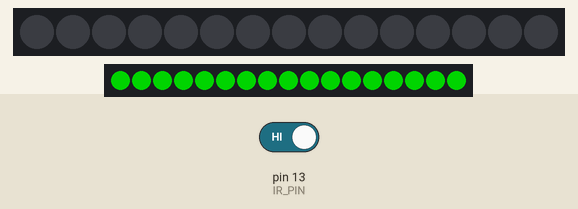
Bench run of a sketch on a simulated Arduino Uno, built with avr-gcc and run on an emulated ATmega328P. On the bench: 15 RGB LEDs in strip order, left to right, 17 RGB LEDs in strip order, left to right. The test bench sets the inputs (shaded band); at power-on: pin 13 (IR_PIN) HIGH. Dim RGB values are drawn brighter than linear.

Above: at 17.6 s.
17.7 s: pin 13 (IR_PIN) driven LOW
At 25.5 s:
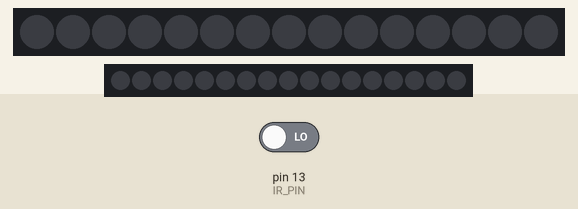
At 37.34 s:
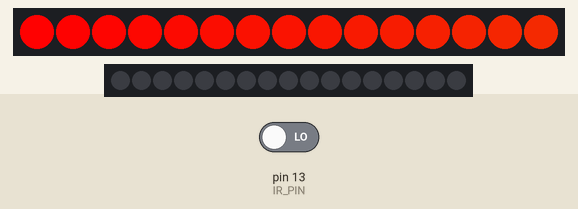
39.2 s: pin 13 (IR_PIN) driven HIGH
At 47.38 s:
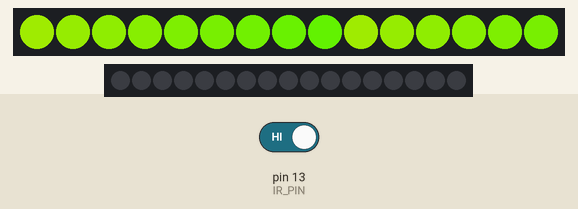

The sketch:

rqinbowCube_IR_twostrips2024.ino
```cpp
#include <FastLED.h>
#include <elapsedMillis.h>

#define NUM_LEDS_CUBE 15
#define IR_PIN 13
#define LED_PIN_CUBE 11

#define LED_PIN 12
#define NUM_LEDS 17
#define GROUP_SIZE 3

CRGB leds[NUM_LEDS];
elapsedMillis elapsedTime; // Declare elapsedTime as a static variable
bool continueLoop = true;  // Flag to control loop continuation

CRGB ledscube[NUM_LEDS_CUBE];
bool ledStripState = false; // Initial state is OFF
unsigned long irSensorTimer = 0;

void setup() {
  Serial.begin(115200);
  FastLED.addLeds<WS2812B, LED_PIN_CUBE, GRB>(ledscube, NUM_LEDS_CUBE);
  FastLED.addLeds<WS2812B, LED_PIN, GRB>(leds, NUM_LEDS);

  pinMode(IR_PIN, INPUT);
}

void toggleLEDState() {
  static bool lastIrState = HIGH;
  static unsigned long sensorInterruptedTime = 0;

  // Read the current state of the IR sensor
  bool currentIrState = digitalRead(IR_PIN);

  // Check if the IR state has changed
  if (currentIrState != lastIrState) {
    // Update the timer when the state changes
    sensorInterruptedTime = millis();
    lastIrState = currentIrState;
  }

  // Check if the sensor has been interrupted for more than 10 seconds
  if (currentIrState == LOW && millis() - sensorInterruptedTime >= 10000) {
    // Toggle LED strip state
    ledStripState = !ledStripState;

    // Reset the timer
    sensorInterruptedTime = millis();
  }
}

void ledStripWithBlink(int speed, int runTime) {
  unsigned long startTime = millis();
  unsigned long currentTime;

  const int blinkDuration = 10000;  // 10 seconds
  const int blinkInterval = 500;   // 500 milliseconds (0.5 seconds)

  while (continueLoop && (millis() - startTime < runTime)) {
    // Move the group of 3 blue LEDs from left to right
    for (int i = 0; i <= NUM_LEDS - GROUP_SIZE; ++i) {
      fill_solid(leds + i, GROUP_SIZE, CRGB::Blue); // Set a group of 3 LEDs to blue
      fill_solid(leds, i, CRGB::Red); // Set the background to red
      FastLED.show();
      delay(speed);
      fill_solid(leds + i, GROUP_SIZE, CRGB::Red); // Set the same group back to red
    }

    // Move the group of 3 blue LEDs from right to left
    for (int i = NUM_LEDS - GROUP_SIZE; i >= 0; --i) {
      fill_solid(leds + i, GROUP_SIZE, CRGB::Blue); // Set a group of 3 LEDs to blue
      fill_solid(leds, i, CRGB::Red); // Set the background to red
      FastLED.show();
      delay(speed);
      fill_solid(leds + i, GROUP_SIZE, CRGB::Red); // Set the same group back to red
    }

    // Check if runtime exceeded
    currentTime = millis(); // Update currentTime
    if (currentTime - startTime >= runTime) {
      break;
    }
  }

  // Turn off LEDs after the runTime
  fill_solid(leds, NUM_LEDS, CRGB::Black); // Set all LEDs to black (off)
  FastLED.show();

  delay(3000);

  // Reset elapsedTime for blinking
  elapsedTime = 0;

  startTime = millis(); // Reset the start time for blinking

  while (continueLoop && elapsedTime < blinkDuration) {
    // Turn on all LEDs to green
    fill_solid(leds, NUM_LEDS, CRGB::Green);
    FastLED.show();
    delay(blinkInterval);

    // Turn off all LEDs
    fill_solid(leds, NUM_LEDS, CRGB::Black);
    FastLED.show();
    delay(blinkInterval);
  }

  // Turn off LEDs after the specified duration
  fill_solid(leds, NUM_LEDS, CRGB::Black);
  FastLED.show();

  continueLoop = false;  // Stop further looping
}

void movingRainbowEffect(int speed = 150, bool defaultState = false) {
  static uint8_t startIndex = 0;
  static uint8_t hue = 0;

  // Fill the LED strip with a moving rainbow gradient
  fill_rainbow(ledscube, NUM_LEDS_CUBE, hue, 1);

  // Move the rainbow effect from left to right
  for (int i = 0; i < NUM_LEDS_CUBE; i++) {
    ledscube[i] = ledscube[(i + startIndex) % NUM_LEDS_CUBE];
  }

  FastLED.show();

  // Increment the rainbow hue to change colors
  hue++;

  // Move the rainbow gradient index
  startIndex++;
  if (startIndex >= NUM_LEDS_CUBE) {
    startIndex = 0;
  }

  // Introduce a delay to control the speed
  delay(speed);
}


void processCommand(String command) {
  // Parse serial command for speed and LED strip state
  int speed = 150; // Default speed
  bool receivedState = false; // Default state is OFF

  if (command.length() > 0) {
    // Split the command into parts
    int commaIndex = command.indexOf(',');
    if (commaIndex != -1) {
      String speedString = command.substring(0, commaIndex);
      speed = speedString.toInt();

      String stateString = command.substring(commaIndex + 1);
      receivedState = stateString.toInt() == 1;
    } else {
      // Only speed is provided
      speed = command.toInt();
    }
  }

  // Set LED strip state based on serial command
  ledStripState = receivedState;

  // Display the moving rainbow pattern with the received speed
  movingRainbowEffect(speed, false);
}


void loop() {
  // Check for serial command
  if (Serial.available() > 0) {
    String data = Serial.readStringUntil('\n');
    processCommand(data);
  }

  // Check and toggle LED state based on IR sensor
  toggleLEDState();

  // Control LED strip pattern
  if (ledStripState) {
    // Display the moving rainbow pattern if the LED strip is ON with a default speed of 150
    movingRainbowEffect(150, true);
  } else {
    ledStripWithBlink(100, 10000);
    // Turn off LEDs if the LED strip is OFF
    fill_solid(ledscube, NUM_LEDS_CUBE, CRGB::Black);
    FastLED.show();
  }
}
```

Measured:
- after the input at 17.7 s, the LEDs: first differ from a run without the input after 19.6 s (image 2)
- what the display in image 1 shows lasts 12.6 s, from 24.7 s to 37.3 s
